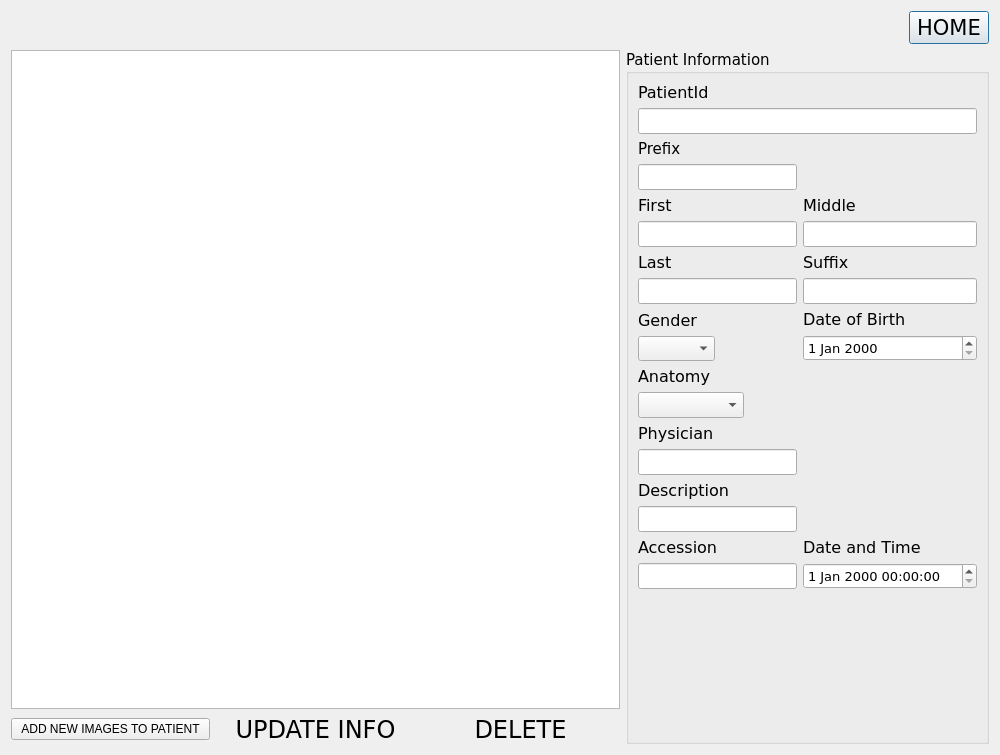
<?xml version="1.0" encoding="UTF-8"?>
<ui version="4.0">
 <class>patientDatabase</class>
 <widget class="QDialog" name="patientDatabase">
  <property name="geometry">
   <rect>
    <x>0</x>
    <y>0</y>
    <width>1000</width>
    <height>755</height>
   </rect>
  </property>
  <property name="windowTitle">
   <string>Dialog</string>
  </property>
  <layout class="QGridLayout" name="gridLayout_2">
   <item row="0" column="0">
    <layout class="QHBoxLayout" name="horizontalLayout">
     <item>
      <spacer name="horizontalSpacer">
       <property name="orientation">
        <enum>Qt::Horizontal</enum>
       </property>
       <property name="sizeHint" stdset="0">
        <size>
         <width>1168</width>
         <height>20</height>
        </size>
       </property>
      </spacer>
     </item>
     <item>
      <widget class="QPushButton" name="pushButton_2">
       <property name="sizePolicy">
        <sizepolicy hsizetype="Minimum" vsizetype="Preferred">
         <horstretch>0</horstretch>
         <verstretch>0</verstretch>
        </sizepolicy>
       </property>
       <property name="font">
        <font>
         <family>Verdana</family>
         <pointsize>16</pointsize>
        </font>
       </property>
       <property name="text">
        <string>HOME</string>
       </property>
      </widget>
     </item>
    </layout>
   </item>
   <item row="1" column="0">
    <layout class="QHBoxLayout" name="horizontalLayout_3">
     <item>
      <layout class="QGridLayout" name="gridLayout">
       <item row="1" column="0">
        <layout class="QHBoxLayout" name="horizontalLayout_2">
         <item>
          <widget class="QPushButton" name="pushButton_images">
           <property name="text">
            <string>ADD NEW IMAGES TO PATIENT</string>
           </property>
          </widget>
         </item>
         <item>
          <widget class="QPushButton" name="pushButton_edit">
           <property name="sizePolicy">
            <sizepolicy hsizetype="Preferred" vsizetype="Preferred">
             <horstretch>0</horstretch>
             <verstretch>0</verstretch>
            </sizepolicy>
           </property>
           <property name="font">
            <font>
             <family>Verdana</family>
             <pointsize>18</pointsize>
             <weight>50</weight>
             <bold>false</bold>
            </font>
           </property>
           <property name="styleSheet">
            <string notr="true">border-image: url(:/new/Images/button.png);
 color: black;
            
            border-top: 3px transparent;
            border-bottom: 3px transparent;
            border-right: 10px transparent;
            border-left: 10px transparent;</string>
           </property>
           <property name="text">
            <string>UPDATE INFO</string>
           </property>
          </widget>
         </item>
         <item>
          <widget class="QPushButton" name="pushButton_delete">
           <property name="sizePolicy">
            <sizepolicy hsizetype="Preferred" vsizetype="Preferred">
             <horstretch>0</horstretch>
             <verstretch>0</verstretch>
            </sizepolicy>
           </property>
           <property name="font">
            <font>
             <family>Verdana</family>
             <pointsize>18</pointsize>
            </font>
           </property>
           <property name="styleSheet">
            <string notr="true">border-image: url(:/new/Images/187850234.jpg);
 color: black;
            
            border-top: 3px transparent;
            border-bottom: 3px transparent;
            border-right: 10px transparent;
            border-left: 10px transparent;</string>
           </property>
           <property name="text">
            <string>DELETE</string>
           </property>
          </widget>
         </item>
        </layout>
       </item>
       <item row="0" column="0">
        <widget class="QTableView" name="tableView_view">
         <property name="sizePolicy">
          <sizepolicy hsizetype="MinimumExpanding" vsizetype="MinimumExpanding">
           <horstretch>0</horstretch>
           <verstretch>0</verstretch>
          </sizepolicy>
         </property>
        </widget>
       </item>
      </layout>
     </item>
     <item>
      <widget class="QGroupBox" name="groupBox">
       <property name="sizePolicy">
        <sizepolicy hsizetype="Fixed" vsizetype="Preferred">
         <horstretch>0</horstretch>
         <verstretch>0</verstretch>
        </sizepolicy>
       </property>
       <property name="font">
        <font>
         <family>Verdana</family>
         <pointsize>11</pointsize>
         <weight>50</weight>
         <bold>false</bold>
        </font>
       </property>
       <property name="title">
        <string>Patient Information</string>
       </property>
       <layout class="QFormLayout" name="formLayout_5">
        <item row="0" column="0" colspan="2">
         <layout class="QVBoxLayout" name="verticalLayout">
          <property name="sizeConstraint">
           <enum>QLayout::SetDefaultConstraint</enum>
          </property>
          <item>
           <widget class="QLabel" name="label">
            <property name="sizePolicy">
             <sizepolicy hsizetype="Preferred" vsizetype="Preferred">
              <horstretch>0</horstretch>
              <verstretch>0</verstretch>
             </sizepolicy>
            </property>
            <property name="font">
             <font>
              <family>Verdana</family>
              <pointsize>12</pointsize>
              <weight>50</weight>
              <bold>false</bold>
             </font>
            </property>
            <property name="text">
             <string>PatientId</string>
            </property>
            <property name="buddy">
             <cstring>lineEdit_patientId</cstring>
            </property>
           </widget>
          </item>
          <item>
           <widget class="QLineEdit" name="lineEdit_patientId">
            <property name="sizePolicy">
             <sizepolicy hsizetype="Preferred" vsizetype="Preferred">
              <horstretch>0</horstretch>
              <verstretch>0</verstretch>
             </sizepolicy>
            </property>
           </widget>
          </item>
         </layout>
        </item>
        <item row="3" column="0">
         <layout class="QVBoxLayout" name="verticalLayout_3">
          <item>
           <widget class="QLabel" name="label_2">
            <property name="font">
             <font>
              <family>Verdana</family>
              <pointsize>12</pointsize>
              <weight>50</weight>
              <bold>false</bold>
             </font>
            </property>
            <property name="text">
             <string>First</string>
            </property>
            <property name="buddy">
             <cstring>lineEdit_first</cstring>
            </property>
           </widget>
          </item>
          <item>
           <widget class="QLineEdit" name="lineEdit_first">
            <property name="sizePolicy">
             <sizepolicy hsizetype="Preferred" vsizetype="Preferred">
              <horstretch>0</horstretch>
              <verstretch>0</verstretch>
             </sizepolicy>
            </property>
           </widget>
          </item>
         </layout>
        </item>
        <item row="3" column="1">
         <layout class="QVBoxLayout" name="verticalLayout_4">
          <item>
           <widget class="QLabel" name="label_3">
            <property name="font">
             <font>
              <family>Verdana</family>
              <pointsize>12</pointsize>
              <weight>50</weight>
              <bold>false</bold>
             </font>
            </property>
            <property name="text">
             <string>Middle</string>
            </property>
            <property name="buddy">
             <cstring>lineEdit_middle</cstring>
            </property>
           </widget>
          </item>
          <item>
           <widget class="QLineEdit" name="lineEdit_middle"/>
          </item>
         </layout>
        </item>
        <item row="4" column="0">
         <layout class="QVBoxLayout" name="verticalLayout_9">
          <item>
           <widget class="QLabel" name="label_4">
            <property name="font">
             <font>
              <family>Verdana</family>
              <pointsize>12</pointsize>
              <weight>50</weight>
              <bold>false</bold>
             </font>
            </property>
            <property name="text">
             <string>Last</string>
            </property>
            <property name="buddy">
             <cstring>lineEdit_last</cstring>
            </property>
           </widget>
          </item>
          <item>
           <widget class="QLineEdit" name="lineEdit_last"/>
          </item>
         </layout>
        </item>
        <item row="4" column="1">
         <layout class="QVBoxLayout" name="verticalLayout_2">
          <item>
           <widget class="QLabel" name="label_5">
            <property name="font">
             <font>
              <family>Verdana</family>
              <pointsize>12</pointsize>
              <weight>50</weight>
              <bold>false</bold>
             </font>
            </property>
            <property name="text">
             <string>Suffix</string>
            </property>
            <property name="buddy">
             <cstring>lineEdit_suffix</cstring>
            </property>
           </widget>
          </item>
          <item>
           <widget class="QLineEdit" name="lineEdit_suffix"/>
          </item>
         </layout>
        </item>
        <item row="5" column="1">
         <layout class="QVBoxLayout" name="verticalLayout_5">
          <item>
           <widget class="QLabel" name="label_6">
            <property name="font">
             <font>
              <family>Verdana</family>
              <pointsize>12</pointsize>
              <weight>50</weight>
              <bold>false</bold>
             </font>
            </property>
            <property name="text">
             <string>Date of Birth</string>
            </property>
            <property name="buddy">
             <cstring>dateEdit_dob</cstring>
            </property>
           </widget>
          </item>
          <item>
           <widget class="QDateEdit" name="dateEdit_dob">
            <property name="font">
             <font>
              <pointsize>10</pointsize>
              <weight>50</weight>
              <bold>false</bold>
             </font>
            </property>
           </widget>
          </item>
         </layout>
        </item>
        <item row="5" column="0">
         <layout class="QVBoxLayout" name="verticalLayout_6">
          <item>
           <widget class="QLabel" name="label_7">
            <property name="font">
             <font>
              <family>Verdana</family>
              <pointsize>12</pointsize>
              <weight>50</weight>
              <bold>false</bold>
             </font>
            </property>
            <property name="text">
             <string>Gender</string>
            </property>
            <property name="buddy">
             <cstring>comboBox_gender</cstring>
            </property>
           </widget>
          </item>
          <item>
           <widget class="QComboBox" name="comboBox_gender">
            <property name="font">
             <font>
              <family>Verdana</family>
              <pointsize>10</pointsize>
              <weight>50</weight>
              <bold>false</bold>
             </font>
            </property>
            <item>
             <property name="text">
              <string/>
             </property>
            </item>
            <item>
             <property name="text">
              <string>Male</string>
             </property>
            </item>
            <item>
             <property name="text">
              <string>Female</string>
             </property>
            </item>
            <item>
             <property name="text">
              <string>Other</string>
             </property>
            </item>
           </widget>
          </item>
         </layout>
        </item>
        <item row="6" column="0">
         <layout class="QVBoxLayout" name="verticalLayout_10">
          <item>
           <widget class="QLabel" name="label_10">
            <property name="font">
             <font>
              <pointsize>12</pointsize>
              <weight>50</weight>
              <bold>false</bold>
             </font>
            </property>
            <property name="text">
             <string>Anatomy</string>
            </property>
            <property name="buddy">
             <cstring>comboBox_anatomy</cstring>
            </property>
           </widget>
          </item>
          <item>
           <widget class="QComboBox" name="comboBox_anatomy">
            <property name="font">
             <font>
              <family>Verdana</family>
              <pointsize>11</pointsize>
              <weight>50</weight>
              <bold>false</bold>
             </font>
            </property>
            <item>
             <property name="text">
              <string/>
             </property>
            </item>
            <item>
             <property name="text">
              <string>Hand</string>
             </property>
            </item>
            <item>
             <property name="text">
              <string>Elbow</string>
             </property>
            </item>
            <item>
             <property name="text">
              <string>Shoulder</string>
             </property>
            </item>
            <item>
             <property name="text">
              <string>Foot</string>
             </property>
            </item>
            <item>
             <property name="text">
              <string>Ankle</string>
             </property>
            </item>
            <item>
             <property name="text">
              <string>Knee</string>
             </property>
            </item>
            <item>
             <property name="text">
              <string>Upper Leg</string>
             </property>
            </item>
           </widget>
          </item>
         </layout>
        </item>
        <item row="16" column="0">
         <layout class="QVBoxLayout" name="verticalLayout_7">
          <item>
           <widget class="QLabel" name="label_8">
            <property name="font">
             <font>
              <family>Verdana</family>
              <pointsize>12</pointsize>
              <weight>50</weight>
              <bold>false</bold>
             </font>
            </property>
            <property name="text">
             <string>Physician</string>
            </property>
            <property name="buddy">
             <cstring>lineEdit_physician</cstring>
            </property>
           </widget>
          </item>
          <item>
           <widget class="QLineEdit" name="lineEdit_physician"/>
          </item>
         </layout>
        </item>
        <item row="17" column="0" colspan="2">
         <layout class="QVBoxLayout" name="verticalLayout_8">
          <item>
           <widget class="QLabel" name="label_9">
            <property name="font">
             <font>
              <pointsize>12</pointsize>
              <weight>50</weight>
              <bold>false</bold>
             </font>
            </property>
            <property name="text">
             <string>Description</string>
            </property>
            <property name="buddy">
             <cstring>lineEdit_Description</cstring>
            </property>
           </widget>
          </item>
          <item>
           <widget class="QLineEdit" name="lineEdit_Description">
            <property name="sizePolicy">
             <sizepolicy hsizetype="Fixed" vsizetype="Minimum">
              <horstretch>0</horstretch>
              <verstretch>0</verstretch>
             </sizepolicy>
            </property>
            <property name="dragEnabled">
             <bool>false</bool>
            </property>
           </widget>
          </item>
         </layout>
        </item>
        <item row="18" column="0">
         <layout class="QVBoxLayout" name="verticalLayout_11">
          <item>
           <widget class="QLabel" name="label_11">
            <property name="font">
             <font>
              <pointsize>12</pointsize>
              <weight>50</weight>
              <bold>false</bold>
             </font>
            </property>
            <property name="text">
             <string>Accession</string>
            </property>
            <property name="buddy">
             <cstring>lineEdit_Accession</cstring>
            </property>
           </widget>
          </item>
          <item>
           <widget class="QLineEdit" name="lineEdit_Accession"/>
          </item>
         </layout>
        </item>
        <item row="18" column="1">
         <layout class="QVBoxLayout" name="verticalLayout_12">
          <item>
           <widget class="QLabel" name="label_12">
            <property name="font">
             <font>
              <pointsize>12</pointsize>
              <weight>50</weight>
              <bold>false</bold>
             </font>
            </property>
            <property name="text">
             <string>Date and Time</string>
            </property>
            <property name="buddy">
             <cstring>dateTimeEdit</cstring>
            </property>
           </widget>
          </item>
          <item>
           <widget class="QDateTimeEdit" name="dateTimeEdit">
            <property name="font">
             <font>
              <pointsize>10</pointsize>
              <weight>50</weight>
              <bold>false</bold>
             </font>
            </property>
           </widget>
          </item>
         </layout>
        </item>
        <item row="1" column="0">
         <widget class="QLabel" name="label_13">
          <property name="text">
           <string>Prefix</string>
          </property>
         </widget>
        </item>
        <item row="2" column="0">
         <widget class="QLineEdit" name="lineEdit_prefix"/>
        </item>
       </layout>
       <zorder></zorder>
       <zorder></zorder>
       <zorder></zorder>
       <zorder></zorder>
       <zorder></zorder>
       <zorder></zorder>
       <zorder></zorder>
       <zorder></zorder>
       <zorder></zorder>
       <zorder></zorder>
       <zorder></zorder>
       <zorder></zorder>
       <zorder>label_13</zorder>
       <zorder>lineEdit_prefix</zorder>
      </widget>
     </item>
    </layout>
   </item>
  </layout>
 </widget>
 <tabstops>
  <tabstop>lineEdit_patientId</tabstop>
  <tabstop>lineEdit_first</tabstop>
  <tabstop>lineEdit_middle</tabstop>
  <tabstop>lineEdit_last</tabstop>
  <tabstop>lineEdit_suffix</tabstop>
  <tabstop>comboBox_gender</tabstop>
  <tabstop>dateEdit_dob</tabstop>
  <tabstop>comboBox_anatomy</tabstop>
  <tabstop>lineEdit_physician</tabstop>
  <tabstop>lineEdit_Description</tabstop>
  <tabstop>lineEdit_Accession</tabstop>
  <tabstop>dateTimeEdit</tabstop>
  <tabstop>pushButton_edit</tabstop>
  <tabstop>pushButton_delete</tabstop>
  <tabstop>tableView_view</tabstop>
  <tabstop>pushButton_2</tabstop>
 </tabstops>
 <resources/>
 <connections/>
</ui>
